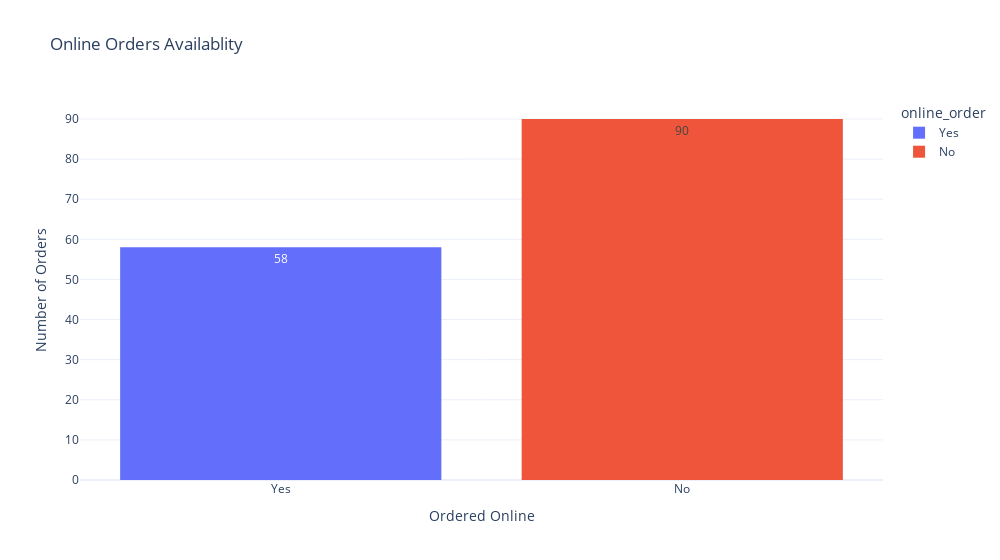

This figure's notebook cell:
### Markdown cell above
### Online Orders

### Code cell
fig = px.histogram(
    df,
    x='online_order',
    text_auto=True,
    title='Online Orders Availablity',
    color='online_order'
)

fig.update_layout(
    template='plotly_white',
    width=1000,
    xaxis_title='Ordered Online',
    yaxis_title='Number of Orders',
)
fig.show()

### Figure 1 — Plotly figure (JSON) as saved in the notebook; plotly's stock layout.template omitted (floating-point values rounded to 4 significant figures)
{"data": [{"bingroup": "x", "hovertemplate": "online_order=%{x}<br>count=%{y}<extra></extra>", "legendgroup": "Yes", "marker": {"color": "#636efa", "pattern": {"shape": ""}}, "name": "Yes", "orientation": "v", "showlegend": true, "texttemplate": "%{value}", "type": "histogram", "x": ["Yes", "Yes", "Yes", "Yes", "Yes", "Yes", "Yes", "Yes", "Yes", "Yes", "Yes", "Yes", "Yes", "Yes", "Yes", "Yes", "Yes", "Yes", "Yes", "Yes", "Yes", "Yes", "Yes", "Yes", "Yes", "Yes", "Yes", "Yes", "Yes", "Yes", "Yes", "Yes", "Yes", "Yes", "Yes", "Yes", "Yes", "Yes", "Yes", "Yes", "Yes", "Yes", "Yes", "Yes", "Yes", "Yes", "Yes", "Yes", "Yes", "Yes", "Yes", "Yes", "Yes", "Yes", "Yes", "Yes", "Yes", "Yes"], "xaxis": "x", "yaxis": "y"}, {"bingroup": "x", "hovertemplate": "online_order=%{x}<br>count=%{y}<extra></extra>", "legendgroup": "No", "marker": {"color": "#EF553B", "pattern": {"shape": ""}}, "name": "No", "orientation": "v", "showlegend": true, "texttemplate": "%{value}", "type": "histogram", "x": ["No", "No", "No", "No", "No", "No", "No", "No", "No", "No", "No", "No", "No", "No", "No", "No", "No", "No", "No", "No", "No", "No", "No", "No", "No", "No", "No", "No", "No", "No", "No", "No", "No", "No", "No", "No", "No", "No", "No", "No", "No", "No", "No", "No", "No", "No", "No", "No", "No", "No", "No", "No", "No", "No", "No", "No", "No", "No", "No", "No", "No", "No", "No", "No", "No", "No", "No", "No", "No", "No", "No", "No", "No", "No", "No", "No", "No", "No", "No", "No", "No", "No", "No", "No", "No", "No", "No", "No", "No", "No"], "xaxis": "x", "yaxis": "y"}], "layout": {"barmode": "relative", "legend": {"title": {"text": "online_order"}, "tracegroupgap": 0}, "title": {"text": "Online Orders Availablity"}, "width": 1000, "xaxis": {"anchor": "y", "categoryarray": ["Yes", "No"], "categoryorder": "array", "domain": [0, 1], "title": {"text": "Ordered Online"}}, "yaxis": {"anchor": "x", "domain": [0, 1], "title": {"text": "Number of Orders"}}}}
